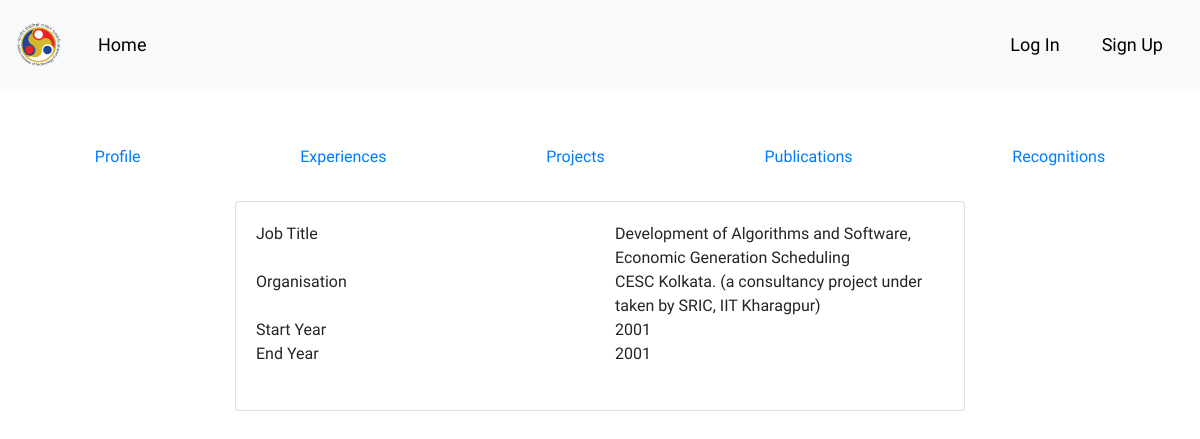
The app's page /faculty/profile/santosh_biswas/experiences with its own data.
### faculty/models.py (models this page shows, shortened)
class workexperience(models.Model):
    user = models.ForeignKey(User, on_delete=models.CASCADE)
    job_title = models.CharField(max_length = 1000, null=False)
    organisation = models.CharField(max_length = 2000, null=False)
    start_year = models.IntegerField(null=False, validators=[MaxValueValidator(datetime.datetime.now().year)])
    end_year = models.IntegerField(null=True, blank=True, validators=[MaxValueValidator(datetime.datetime.now().year)])

### faculty/views.py (the view)
# urls.py: url(r'^profile/(?P<username>[a-zA-Z0-9_.]+)/experiences$', views.experiencesview, name='experiences'),
def experiencesview(request,username):
    if request.method == 'GET':
        user = User.objects.filter(username=username).first()
        if not user:
            raise Http404
        if user.username == request.user.username:
            editable = True
        else:
            editable = False
        if request.user and not request.user.is_anonymous:
            logged_in = True
        else:
            logged_in = False
        experiences = workexperience.objects.filter(user=user.id)
        context = {
            'editable':editable,
            'logged_in': logged_in,
            'experiences': experiences,
            'name':user.get_full_name,
            'username':username
        }
        return render(request,'experiences.html', context)
    elif request.method == 'POST':
        raise Http404

### templates/experiences.html (shortened to what this page needs)
{% extends 'base.html' %}
{% block mainbody %}
    <ul class="nav nav-pills nav-fill">
      <li class="nav-item">
        <a class="nav-link" href="{% url 'profile' username %}">Profile</a>
      </li>
      <li class="nav-item">
        <a class="nav-link" href="{% url 'experiences' username %}">Experiences</a>
      </li>
      <li class="nav-item">
        <a class="nav-link" href="{% url 'projects' username %}">Projects</a>
      </li>
      <li class="nav-item">
        <a class="nav-link" href="{% url 'publications' username %}">Publications</a>
      </li>
        <li class="nav-item">
        <a class="nav-link" href="{% url 'recognitions' username %}">Recognitions</a>
      </li>
    </ul>
    <br>
    <div class="container">
        <div class="row">
            <div class="col-md-2"></div>
            <div class="col-md-8">
                {% for experience in experiences %}
                <div class="card">
                    <div class="card-body">
                    <div class="row">
                        <div class="col">
                            Job Title
                        </div>
                        <div class="col">
                        {{ experience.job_title }}
                        </div>
                    </div>
                    <div class="row">
                        <div class="col">
                            Organisation
                        </div>
                        <div class="col">
                        {{ experience.organisation }}
                        </div>
                    </div>
                    <div class="row">
                        <div class="col">
                            Start Year
                        </div>
                        <div class="col">
                        {{ experience.start_year }}
                        </div>
                    </div>
                    <div class="row">
                        <div class="col">
                            End Year
                        </div>
                        <div class="col">
                        {{ experience.end_year }}
                        </div>
                    </div>
                    <br>
                </div>
                </div><br>
                {% endfor %}
            </div>
            <div class="col-md-2"></div>
        </div>
    </div>
{% endblock %}

### templates/base.html (style rules this page uses)
body { font-family:'Product Sans', Arial, sans-serif; }

### records on screen
workexperience: job_title "Development of Algorithms and Software, Economic Generation Scheduling", organisation "CESC Kolkata. (a consultancy project under taken by SRIC, IIT Kharagpur)", start_year "2001", end_year "2001"
